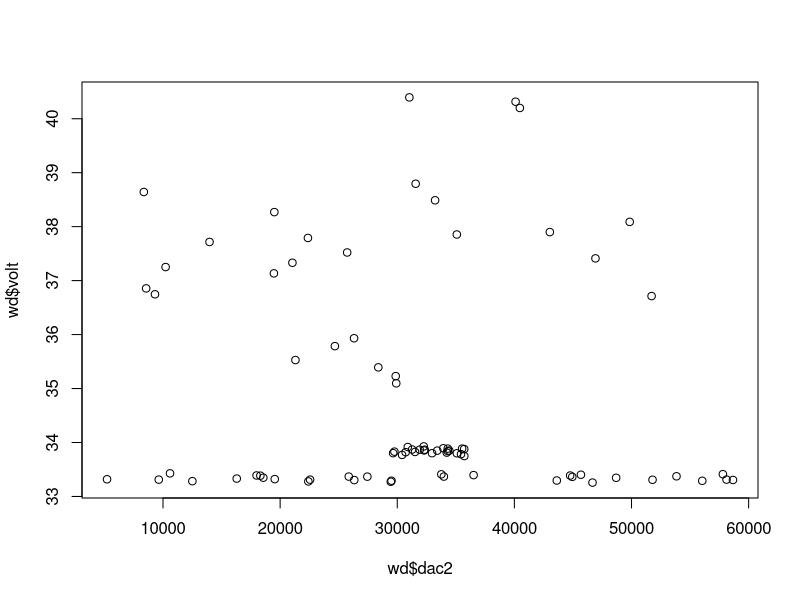
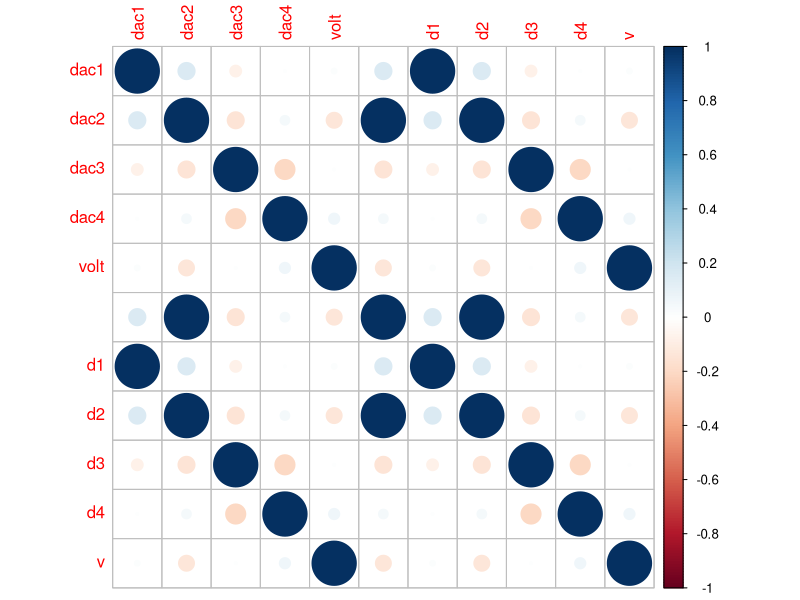
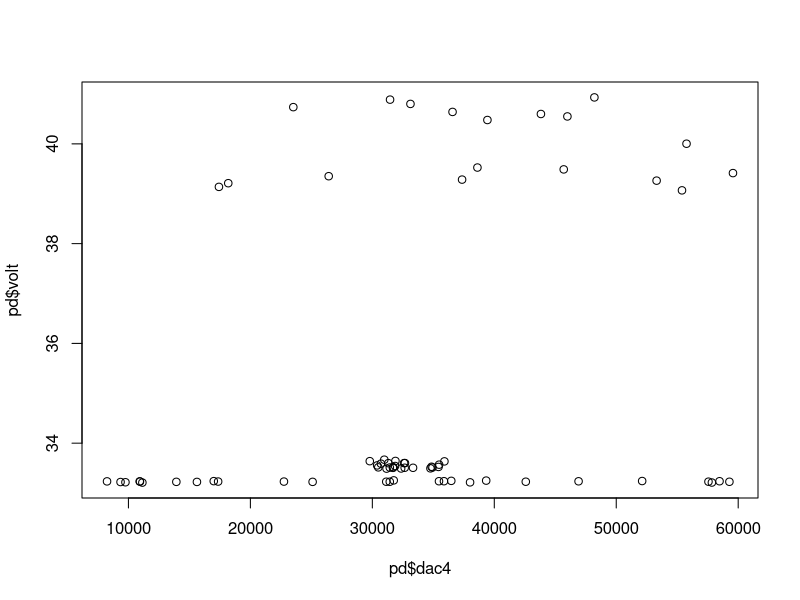
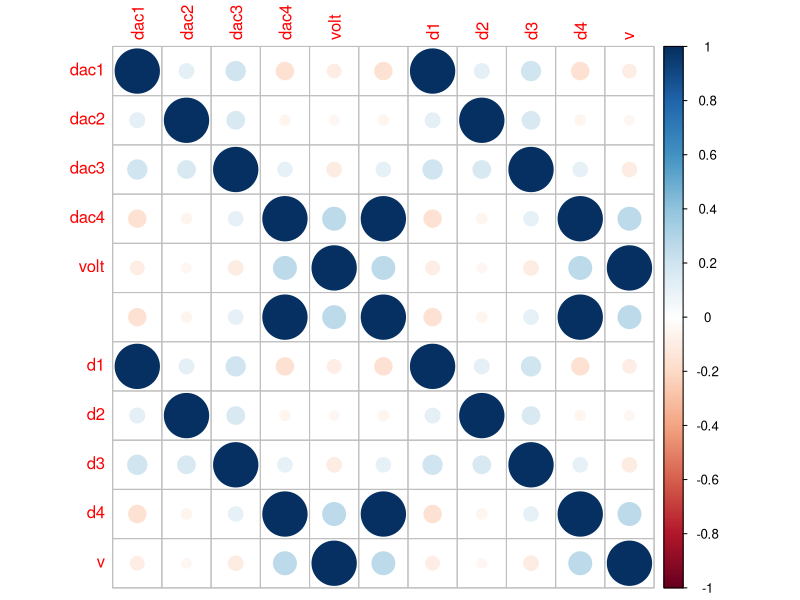

Recreate these plots in R, in order.
setwd( "c:/projects/digitizer.git/data-analysis" )

wd <- read.table( './work_dac.dat' )
names( wd ) <- c( 'dac1', 'dac2', 'dac3', 'dac4', 'volt' )
wd$d1 <- wd$dac1 / 32767 - 1
wd$d2 <- wd$dac2 / 32767 - 1
wd$d3 <- wd$dac3 / 32767 - 1
wd$d4 <- wd$dac4 / 32767 - 1
wd$v <- wd$volt / 10000
wobj <- lm( wd$v ~ wd$d1 + wd$d2 )
wobj <- lm( wd$volt ~ wd$dac1 + wd$dac2 )
wobj$coefficients
plot( wd$dac2,  wd$volt )

m <- cov( wd )
library(corrplot)
M <- cor( wd )
corrplot( M, method = "circle" )




pd <- read.table( './probe_dac.dat' )
names( pd ) <- c( 'dac1', 'dac2', 'dac3', 'dac4', 'volt' )
pd$d1 <- pd$dac1 / 32767 - 1
pd$d2 <- pd$dac2 / 32767 - 1
pd$d3 <- pd$dac3 / 32767 - 1
pd$d4 <- pd$dac4 / 32767 - 1
pd$v <- pd$volt / 10000
cov( pd )
pobj <- lm( pd$v ~ pd$d1 + pd$d2 + pd$d3 + pd$d4 )
pobj$coefficients
plot( pd$dac4,  pd$volt )

predict( pobj )

library(corrplot)
M <- cor( pd )
corrplot( M, method = "circle" )

